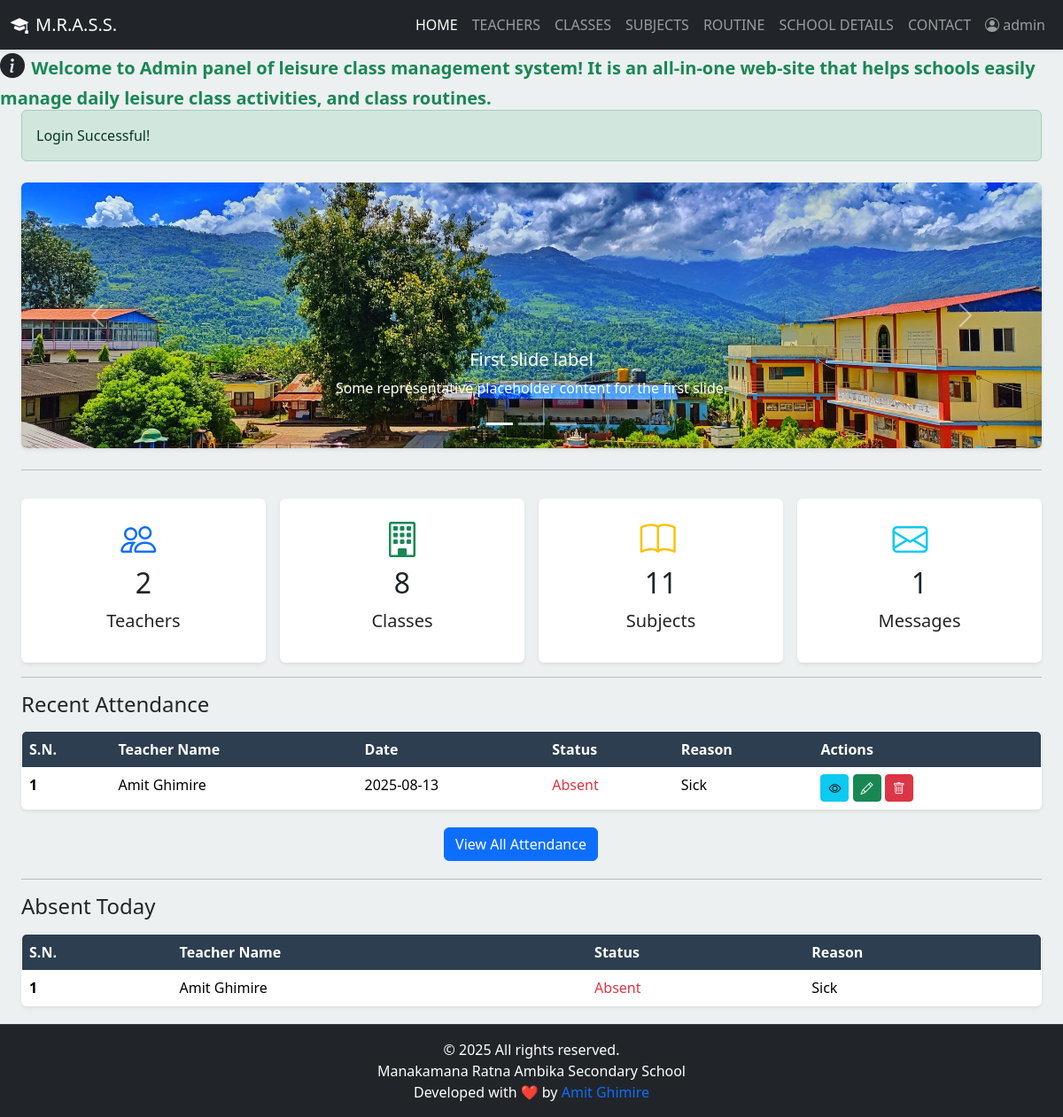
The page /admin/index.php (signed in) on the database its author committed.
### tables this page shows
CREATE TABLE `attendance` (
  `att_id` int(11) NOT NULL,
  `teacher_id` int(11) NOT NULL,
  `date` date NOT NULL,
  `status` enum('Present','Absent') NOT NULL,
  `reason` text DEFAULT NULL,
  `recorded_at` timestamp NOT NULL DEFAULT current_timestamp()
);

CREATE TABLE `teachers` (
  `teach_id` int(11) NOT NULL,
  `username` varchar(50) NOT NULL,
  `full_name` varchar(100) NOT NULL,
  `contact` varchar(20) DEFAULT NULL,
  `email` varchar(100) DEFAULT NULL,
  `pan` varchar(20) DEFAULT NULL,
  `photo` varchar(255) DEFAULT NULL,
  `password` varchar(255) NOT NULL,
  `otp` varchar(10) DEFAULT NULL,
  `verified` tinyint(1) DEFAULT 0,
  `level` enum('basic','secondary') DEFAULT NULL,
  `role` varchar(50) NOT NULL DEFAULT 'teacher',
  `created_at` timestamp NOT NULL DEFAULT current_timestamp()
);

### admin/index.php (the view, shortened to what this page needs)
<?php
include('partial-admin/navbar.php');
?>
<div class="container-fluid px-4 flex-grow-1">
    <?php
    if (isset($_SESSION['login'])) {
        echo $_SESSION['login'];
    }
    ?>
        <?php
    if (!isset($_GET['action'])) {
        ?>
        <div class="row my-4">
            <div class="col-12">
                <div id="carouselExampleIndicators" class="carousel slide" data-bs-ride="carousel">
                    <div class="carousel-indicators">
                        <button type="button" data-bs-target="#carouselExampleIndicators" data-bs-slide-to="0" class="active" aria-current="true" aria-label="Slide 1"></button>
                        <button type="button" data-bs-target="#carouselExampleIndicators" data-bs-slide-to="1" aria-label="Slide 2"></button>
                        <button type="button" data-bs-target="#carouselExampleIndicators" data-bs-slide-to="2" aria-label="Slide 3"></button>
                    </div>
                    <div class="carousel-inner rounded shadow-sm">
                        <div class="carousel-item active">
                            <img src="../images/school.jpg" class="d-block w-100" alt="Slide 1">
                            <div class="carousel-caption d-none d-md-block">
                                <h5>First slide label</h5>
                                <p>Some representative placeholder content for the first slide.</p>
                            </div>
                        </div>
                    </div>
                    <button class="carousel-control-prev" type="button" data-bs-target="#carouselExampleIndicators" data-bs-slide="prev">
                        <span class="carousel-control-prev-icon" aria-hidden="true"></span>
                    </button>
                    <button class="carousel-control-next" type="button" data-bs-target="#carouselExampleIndicators" data-bs-slide="next">
                        <span class="carousel-control-next-icon" aria-hidden="true"></span>
                    </button>
                </div>
            </div>
        </div>
        <hr>
        <div class="row g-3 my-2">
            <?php
            $sql_teachers = "SELECT COUNT(*) AS total FROM teachers where role='teacher'";
            $res_teachers = mysqli_query($conn, $sql_teachers);
            $count_teachers = mysqli_fetch_assoc($res_teachers)['total'];
            $sql_classes = "SELECT COUNT(*) AS total FROM classes";
            $res_classes = mysqli_query($conn, $sql_classes);
            $count_classes = mysqli_fetch_assoc($res_classes)['total'];
            $sql_subjects = "SELECT COUNT(*) AS total FROM subjects";
            $res_subjects = mysqli_query($conn, $sql_subjects);
            $count_subjects = mysqli_fetch_assoc($res_subjects)['total'];
            $sql_messages = "SELECT COUNT(*) AS total FROM contact_msgs";
            $res_messages = mysqli_query($conn, $sql_messages);
            $count_messages = mysqli_fetch_assoc($res_messages)['total'];
            ?>
            <div class="col-md-3">
                <div class="p-3 bg-white shadow-sm d-flex justify-content-around align-items-center rounded">
                    <div>
                        <i class="bi bi-people p-3 fs-1 text-primary"></i>
                        <h3 class="fs-2 text-center"><?php echo $count_teachers; ?></h3>
                        <p class="fs-5 text-center">Teachers</p>
                    </div>
                </div>
            </div>
            <div class="col-md-3">
                <div class="p-3 bg-white shadow-sm d-flex justify-content-around align-items-center rounded">
                    <div>
                        <i class="bi bi-building p-3 fs-1 text-success"></i>
                        <h3 class="fs-2 text-center"><?php echo $count_classes; ?></h3>
                        <p class="fs-5 text-center">Classes</p>
                    </div>
                </div>
            </div>
            <div class="col-md-3">
                <div class="p-3 bg-white shadow-sm d-flex justify-content-around align-items-center rounded">
                    <div>
                        <i class="bi bi-book p-3 fs-1 text-warning"></i>
                        <h3 class="fs-2 text-center"><?php echo $count_subjects; ?></h3>
                        <p class="fs-5 text-center">Subjects</p>
                    </div>
                </div>
            </div>
            <div class="col-md-3">
                <div class="p-3 bg-white shadow-sm d-flex justify-content-around align-items-center rounded">
                    <div>
                        <i class="bi bi-envelope p-3 fs-1 text-info"></i>
                        <h3 class="fs-2 text-center"><?php echo $count_messages; ?></h3>
                        <p class="fs-5 text-center">Messages</p>
                    </div>
                </div>
            </div>
        </div>
        <hr>
        <div class="row my-1">
            <h3 class="fs-4 mb-3">Recent Attendance</h3>
            <div class="col">
                <table class="table bg-white rounded shadow-sm table-hover">
                    <thead>
                        <tr>
                            <th scope="col">S.N.</th>
                            <th scope="col">Teacher Name</th>
                            <th scope="col">Date</th>
                            <th scope="col">Status</th>
                            <th scope="col">Reason</th>
                            <th scope="col">Actions</th>
                        </tr>
                    </thead>
                    <tbody>
                        <?php
                        $today = date('Y-m-d');
                        $sql_today_attendance = "SELECT att_id, teachers.full_name, attendance.date, attendance.status, attendance.reason
                                        FROM attendance
                                        JOIN teachers ON attendance.teacher_id = teachers.teach_id
                                        WHERE teachers.role='teacher' AND attendance.date = '$today'
                                        ORDER BY attendance.recorded_at DESC";
                        $res_today_attendance = mysqli_query($conn, $sql_today_attendance);
                        if (mysqli_num_rows($res_today_attendance) > 0) {
                            $sn = 1;
                            while ($row = mysqli_fetch_assoc($res_today_attendance)) {
                                $status_class = '';
                                if ($row['status'] == 'Present') {
                                    $status_class = 'text-success';
                                } elseif ($row['status'] == 'Absent') {
                                    $status_class = 'text-danger';
                                } elseif ($row['status'] == 'Leave') {
                                    $status_class = 'text-info';
                                }
                        ?>
                                <tr>
                                    <th scope="row"><?php echo $sn++; ?></th>
                                    <td><?php echo $row['full_name']; ?></td>
                                    <td><?php echo $row['date']; ?></td>
                                    <td class="<?php echo $status_class; ?>"><?php echo $row['status']; ?></td>
                                    <td><?php echo $row['reason']; ?></td>
                                    <td>
                                        <a href="index.php?action=view&id=<?php echo $row['att_id']; ?>" class="btn btn-info btn-sm"><i class="bi bi-eye"></i></a>
                                        <a href="index.php?action=update&id=<?php echo $row['att_id']; ?>" class="btn btn-success btn-sm"><i class="bi bi-pencil"></i></a>
                                        <a href="index.php?action=delete&id=<?php echo $row['att_id']; ?>" class="btn btn-danger btn-sm" onclick="return confirm('Are you sure you want to delete this record?');"><i class="bi bi-trash"></i></a>
                                    </td>
                                </tr>
                            <?php
                            }
                        } else {
                            ?>
                            <tr>
                                <td colspan="6">No attendance records found for today.</td>
                            </tr>
                        <?php
                        }
                        ?>
                    </tbody>
                </table>
            </div>
            <div class="row my-1">
                <div class="col-12 text-center">
                    <a href="view-all-attendance.php" class="btn btn-primary">View All Attendance</a>
                </div>
            </div>
        </div>
        <hr>
        <div class="row my-1">
            <h3 class="fs-4 mb-3">Absent Today</h3>
            <div class="col">
                <table class="table bg-white rounded shadow-sm table-hover">
                    <thead>
                        <tr>
                            <th scope="col">S.N.</th>
                            <th scope="col">Teacher Name</th>
                            <th scope="col">Status</th>
                            <th scope="col">Reason</th>
                        </tr>
                    </thead>
                    <tbody>
                        <?php
                        $today = date('Y-m-d');
                        $sql_absent_leave_teachers = "SELECT teachers.full_name, attendance.status, attendance.reason
                                                FROM attendance
                                                JOIN teachers ON attendance.teacher_id = teachers.teach_id
                                                WHERE teachers.role = 'teacher'
                                                AND (LOWER(attendance.status) = 'absent' OR LOWER(attendance.status) = 'leave')
                                                AND attendance.date = '$today'";
                        $res_absent_leave_teachers = mysqli_query($conn, $sql_absent_leave_teachers);
                        if (mysqli_num_rows($res_absent_leave_teachers) > 0) {
                            $sn = 1;
                            while ($row = mysqli_fetch_assoc($res_absent_leave_teachers)) {
                                $status_class = '';
                                if ($row['status'] == 'Absent') {
                                    $status_class = 'text-danger';
                                } elseif ($row['status'] == 'Leave') {
                                    $status_class = 'text-info';
                                }
                        ?>
                                <tr>
                                    <th scope="row"><?php echo $sn++; ?></th>
                                    <td><?php echo $row['full_name']; ?></td>
                                    <td class="<?php echo $status_class; ?>"><?php echo $row['status']; ?></td>
                                    <td><?php echo $row['reason']; ?></td>
                                </tr>
                            <?php
                            }
                        } else {
                            ?>
                            <tr>
                                <td colspan="4">No teachers are absent or on leave today.</td>
                            </tr>
                        <?php
                        }
                        ?>
                    </tbody>
                </table>
            </div>
        </div>
</div>
<?php
    }
?>
<?php include('partial-admin/footer.php'); ?>
</body>
</html>

### css/admin_style.css (style rules this page uses)
:root { --primary-color: #2c3e50; --secondary-color: #34495e; --background-color: #ecf0f1; --card-bg-color: #ffffff; --text-color: #34495e; --sidebar-bg-color: #2c3e50; --sidebar-hover-color: #34495e; --sidebar-active-color: #3c526a; --success-color: #27ae60; --danger-color: #e74c3c; --warning-color: #f39c12; --info-color: #3498db; --border-color: #e0e0e0; }
body { overflow-x: hidden; font-family: 'Segoe UI', Roboto, 'Helvetica Neue', Arial, sans-serif; background-color: var(--background-color); }
.table { border-radius: 0.75rem; overflow: hidden; box-shadow: 0 4px 10px rgba(0, 0, 0, 0.05); background-color: var(--card-bg-color); border: 1px solid var(--border-color); }
.table thead th { background-color: var(--primary-color); color: #fff; border: none; font-weight: 600; }

### admin/index.php (style rules this page uses)
.carousel-item img { height: 300px; object-fit: cover; }
.carousel-inner { border-radius: 0.5rem; }

### rows shown on the page
attendance: teacher.full_name "Amit Ghimire", date "2025-08-13", status "Absent", reason "Sick"

### other values the page prints
$_SESSION['username'] "admin"
$_SESSION['login'] "Login Successful!"
$count_teachers "2"
$count_classes "8"
$count_subjects "11"
$count_messages "1"
